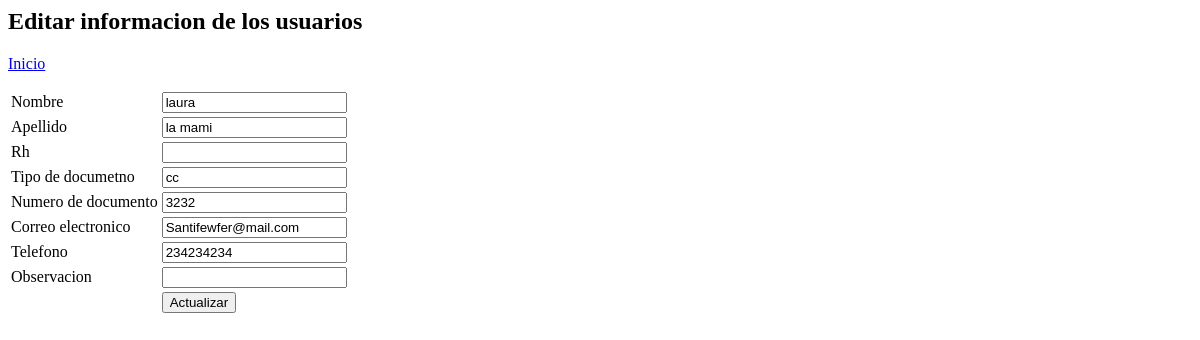
The page /Dinidiseños/administrador/cruds/crud_gestion_personal/editView.php?id=4 on the database as committed earlier.
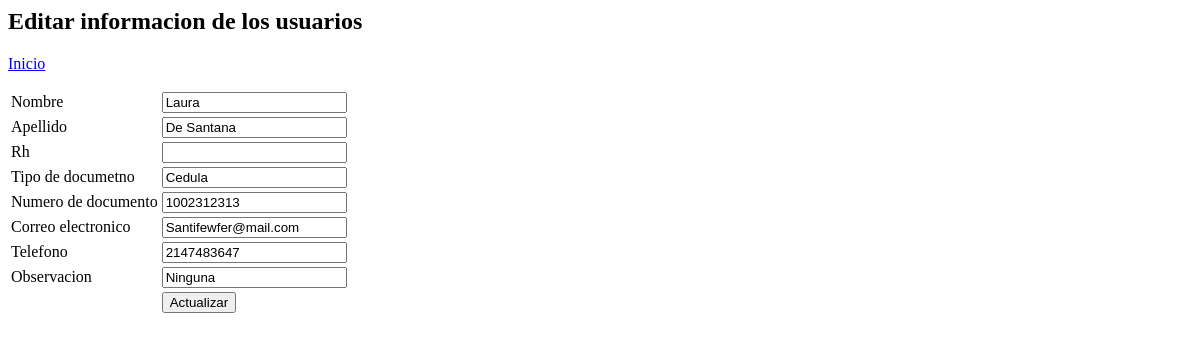
The same page on the database as committed later.
### tables this page shows
CREATE TABLE `users` (
  `id` int(11) NOT NULL,
  `nombre` varchar(100) NOT NULL,
  `apellido` varchar(50) NOT NULL,
  `rh` varchar(500) NOT NULL,
  `tipodocumento` varchar(30) NOT NULL,
  `numerodocumento` int(13) NOT NULL,
  `correo` varchar(50) NOT NULL,
  `telefono` int(13) NOT NULL,
  `observacion` varchar(500) NOT NULL
);

### Dinidiseños/administrador/cruds/crud_gestion_personal/editView.php (the view, shortened to what this page needs)
<?php
require_once("../../dbConnection.php");
$id = $_GET['id'];
$result = mysqli_query($mysqli, "SELECT * FROM users WHERE id = $id");
$resultData = mysqli_fetch_assoc($result);
$nombre = $resultData['nombre'];
$apellido = $resultData['apellido'];
$tipodocumento = $resultData['tipodocumento'];
$numerodocumento = $resultData['numerodocumento'];
$correo = $resultData['correo'];
$telefono = $resultData['telefono'];
$observacion = $resultData['observacion'];
?>
<html>
<head>
</head>
<body>
    <h2>Editar informacion de los usuarios</h2>
    <p>
	    <a href="index_gestionP.php">Inicio</a>
    </p>
	<form name="edit" method="post" action="editAction.php">
		<table border="0">
			<tr>
				<td>Nombre</td>
				<td><input type="text" name="nombre" value="<?php echo $nombre; ?>"></td>
			</tr>
			<tr>
				<td>Apellido</td>
				<td><input type="text" name="apellido" value="<?php echo $apellido; ?>"></td>
			</tr>
			<tr>
				<td>Rh</td>
				<td><input type="text" name="rh" value="<?php echo $rh; ?>"></td>
			</tr>
			<tr>
				<td>Tipo de documetno</td>
				<td><input type="text" name="tipodocumento" value="<?php echo $tipodocumento; ?>"></td>
			</tr>
			<tr>
				<td>Numero de documento</td>
				<td><input type="number" name="numerodocumento" value="<?php echo $numerodocumento; ?>"></td>
			</tr>
			<tr>
				<td>Correo electronico</td>
				<td><input type="email" name="correo" value="<?php echo $correo; ?>"></td>
			</tr>
			<tr>
				<td>Telefono</td>
				<td><input type="number" name="telefono" value="<?php echo $telefono; ?>"></td>
			</tr>
			<tr>
				<td>Observacion</td>
				<td><input type="text" name="observacion" value="<?php echo $observacion; ?>"></td>
			</tr>
			<tr>
				<td><input type="hidden" name="id" value=<?php echo $id; ?>></td>
				<td><input type="submit" name="update" value="Actualizar"></td>
			</tr>
		</table>
	</form>
</body>
</html>

Rows that differ between the two databases and show on the page:
changed users "Santifewfer@mail.com": nombre "laura" → "Laura"; apellido "la mami" → "De Santana"; tipodocumento "cc" → "Cedula"; numerodocumento "3232" → "1002312313"; telefono "234234234" → "2147483647"; observacion (not shown) → "Ninguna"
